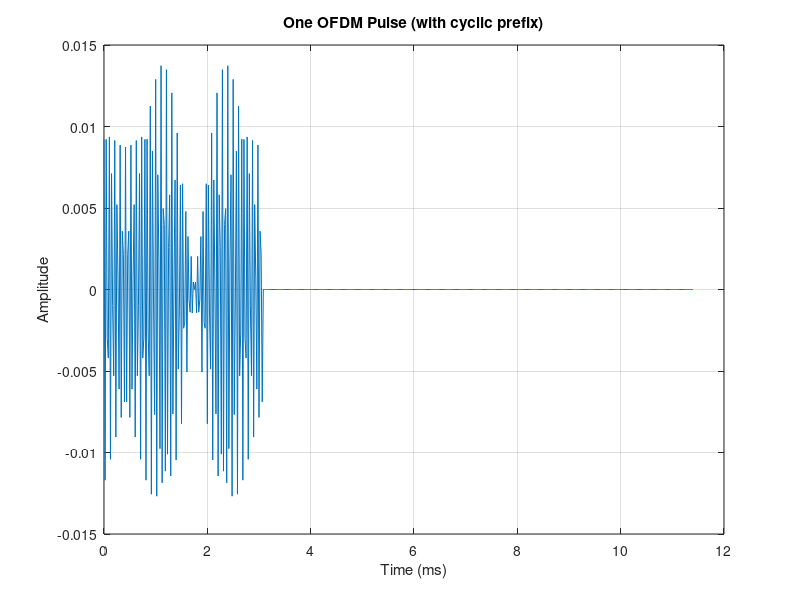

The MATLAB script that drew this image: (Note: this script raises an error after producing the figure.)
clc;
clear;
close all;   

%% OFDM Paramters
Fs = 48000; % sampling rate (Hz)
total_time = 120; % duration of signal (seconds)
symbol_len = 128; % OFDM symbol length (samples)
cyclic_len = 20; % (samples)
separation_len = 400; % each pulse separated by 400 samples
len = symbol_len + cyclic_len + separation_len; % total length of pulse (samples)
T = len / Fs; % duration of one pulse (seconds)
num_repititions = floor(total_time/T); % number of OFDM pulses per signal

% ------ Fading Configuration ------
% fading_ratio = 0.2;

%% Frequency Parameters
subcarrier_width = Fs / (symbol_len); % = 375 Hz
f = (0:symbol_len-1) * subcarrier_width; % vector spanning 0-48 kHz in 128 subcarriers

% identify indices in f corresponding to 18-20 kHz
lower_k = ceil(18000 / subcarrier_width);
upper_k = floor(20000 / subcarrier_width);
active_bins = lower_k+1 : upper_k + 1; % MATLAB uses 1 based indexing

%% bit sequence
bit_seq = [1 0 1 1 0 1];
bpsk_symbols = 2*bit_seq - 1;  % results in [+1 -1 +1 +1]

num_bits = length(bpsk_symbols); % only need 4 bins to carry 4 bpsk symbols
bins_to_use = active_bins(1:num_bits);  % use first 4 active subcarriers

%% IFFT to get time-domain OFDM symbol
X = zeros(1, symbol_len);
% win = hann(length(active_bins))';
win = hann(length(bins_to_use))';

%X(active_bins) = win .* (-1).^(0:length(active_bins)-1);
% X(active_bins) = (-1).^(0:length(active_bins)-1);

%X(bins_to_use) = bpsk_symbols;
X(bins_to_use) = win .* bpsk_symbols;

x_real = real(ifft(X));

%% append cyclic suffix and separation
cyclic_prefix = x_real(end-cyclic_len+1:end);
ofdm_pulse = [cyclic_prefix, x_real]';  % 168 samples total

% % ofdm_smooth = ApplyFadingInStartAndEndOfSignal(ofdm_pulse, fading_ratio);

separation = zeros(separation_len,1);
full_pulse = [ofdm_pulse; separation];

%% generate repeated OFDM pulses
signal = repmat(full_pulse, 1, num_repititions);
signal = reshape(signal, [], 1);

%% audiowrite
signal = signal / max(abs(signal));  % Normalize to full scale
audiowrite('ofdm_pulse_101101_548_prefix.wav', signal, Fs);

%% plot
t = (0:len-1)/Fs*1000;  % in milliseconds
figure(1);
plot(t, full_pulse);
xlabel('Time (ms)');
ylabel('Amplitude');
title('One OFDM Pulse (with cyclic prefix)');
grid on;

figure(2);
pspectrum(signal(1:10*len),Fs,'spectrogram', ...
    'FrequencyLimits',[0 24000]);
title('Generated Chirp');
set(gca,'linewidth',2,'fontsize',26,'fontname','Arial');